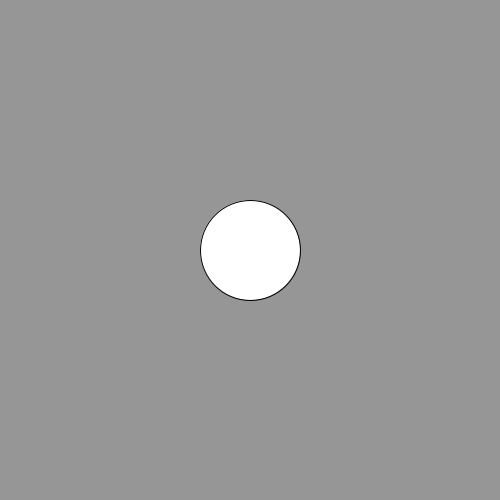
Frame 1 (no input)
Frame 60 (the mouse pressed at the canvas centre just before this capture): identical to frame 1, image omitted
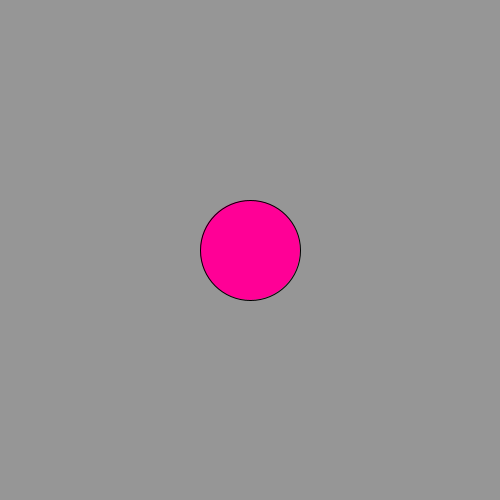
Frame 120 (the mouse held since frame 60 and released just before this capture)

The Processing sketch that drew these frames (run headless with seeded random() and noise(); from frame 60 on, the mouse is pressed at the canvas centre):

// Processing sketch: if_then_boolean
// ── if_then_boolean.pde
int circleSize;
int xPos, yPos;
color circleColor, bgColor;

boolean isCircleOn; 

int distance; 

void setup(){
  size (500, 500);
  bgColor = color(30, 200, 200);
  background(bgColor);
  
  xPos = width/2;
  yPos = height/2; 
  
  circleSize = 100; 
}

void draw (){
  distance = int(dist(xPos,yPos, mouseX, mouseY)); 
  
  if(distance<circleSize/2){ 
   circleColor = color(255,0,150);
 }else{
   circleColor = color(255,255,255); 
 }
 
 if(isCircleOn == true){ //ifCircleOn
   bgColor = 255;
 }else{
   bgColor =150; 
 }

   background(bgColor);
   fill(circleColor); 
  ellipse(xPos, yPos, circleSize, circleSize); 
}

void mousePressed() {
  if(distance<circleSize/2){
    isCircleOn = !isCircleOn;
    println(isCircleOn);
  }
 // if(distance<circleSize/2){
 //  bgColor = 255; 
 //}else{
 //  bgColor = 150; 
 //}
}

    
    //1. draw a circle in the center of the screen
    //2. calc. distance between mouse+circle
    //2a. If distance is less than radius than change the fill color
    //3. boolean if ellipse pressed 
    //4. print value of boolean to screen
